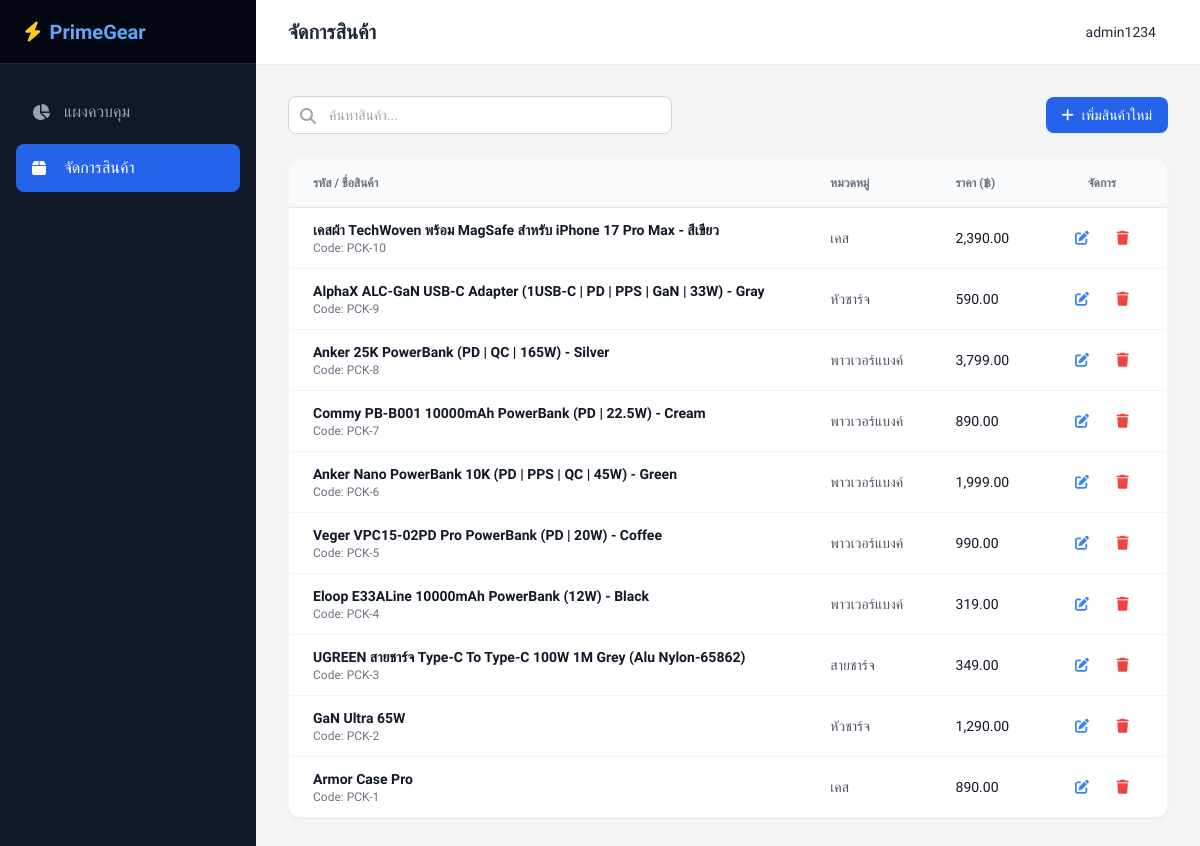
/admin/products.php (signed in), run on an earlier commit of the app's database.
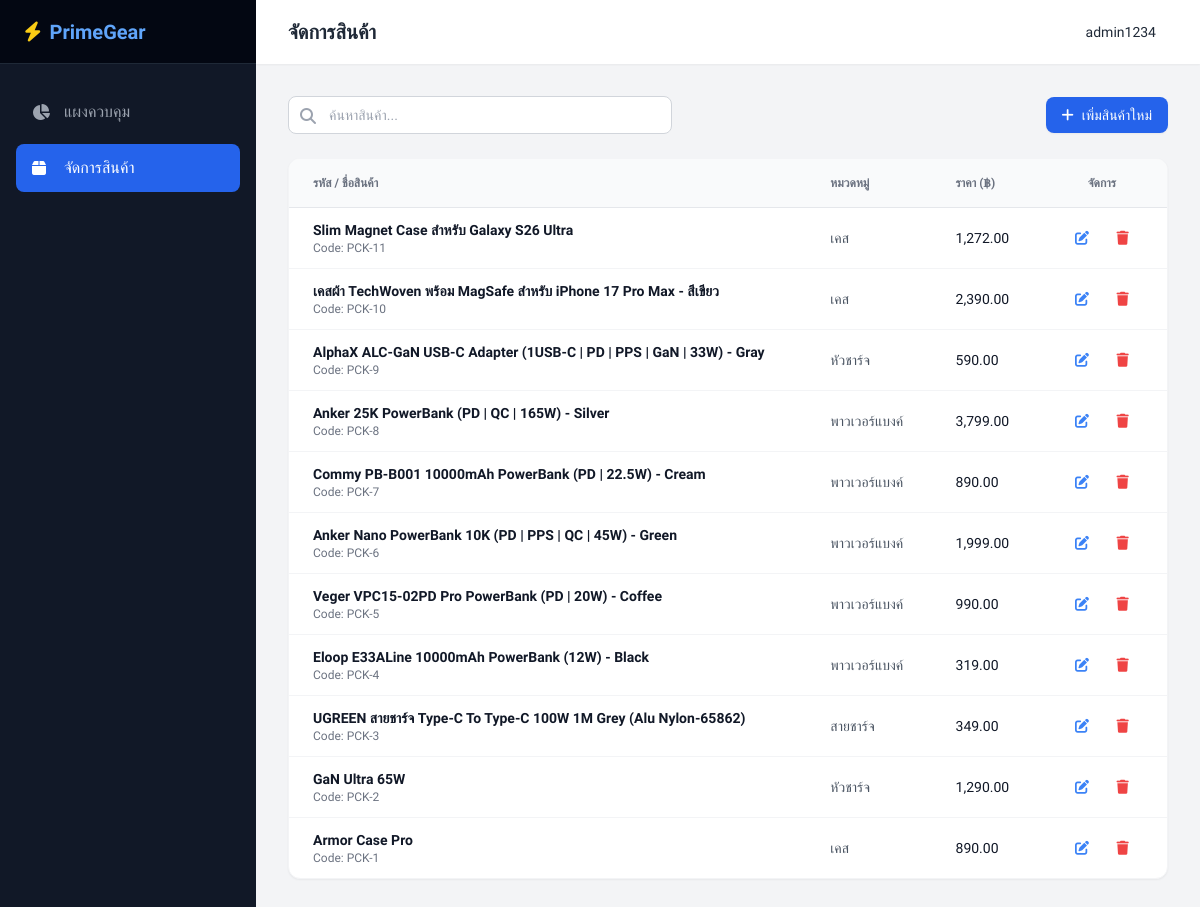
And on a later commit of the database.
### tables this page shows
CREATE TABLE `products` (
  `Product_ID` int NOT NULL,
  `product_code` varchar(255) NOT NULL,
  `Name` varchar(255) NOT NULL,
  `Image` varchar(255) NOT NULL,
  `Brand` varchar(40) NOT NULL,
  `Description` varchar(255) NOT NULL,
  `Catagory` varchar(30) NOT NULL,
  `Price` int NOT NULL
);

### admin/products.php (the view, shortened to what the changed rows need)
<?php
require '../process/client.php';
if (isset($_GET['search']) && !empty(trim($_GET['search']))) {
    $search_query = trim($_GET['search']);
    $stmt = $conn->prepare("SELECT * FROM products WHERE Name LIKE ? OR product_code LIKE ? ORDER BY Product_ID DESC");
    $search_param = "%" . $search_query . "%";
    $stmt->bind_param("ss", $search_param, $search_param);
    $stmt->execute();
    $result = $stmt->get_result();
    $stmt->close();
} else {
    $result = $conn->query("SELECT * FROM products ORDER BY Product_ID DESC");
}
?>
<!DOCTYPE html>
<html lang="th">
<head>
    <script src="https://cdn.tailwindcss.com"></script>
    <link rel="stylesheet" href="https://cdnjs.cloudflare.com/ajax/libs/font-awesome/6.4.0/css/all.min.css">
</head>
<body class="bg-gray-100 flex h-screen overflow-hidden text-gray-800">
    <div class="flex-1 flex flex-col h-screen overflow-hidden">
        <header class="h-16 bg-white shadow-sm flex items-center justify-between px-8 z-10">
            <h2 class="text-xl font-semibold text-gray-800">จัดการสินค้า</h2>
        </header>
        <main class="flex-1 overflow-y-auto p-8">
            <div class="bg-white rounded-xl shadow-sm border border-gray-100 overflow-hidden">
                <div class="overflow-x-auto">
                    <table class="w-full text-left text-sm text-gray-600">
                        <thead class="bg-gray-50 text-gray-500 uppercase text-xs border-b border-gray-200">
                            <tr>
                                <th class="px-6 py-4">รหัส / ชื่อสินค้า</th>
                                <th class="px-6 py-4">หมวดหมู่</th>
                                <th class="px-6 py-4">ราคา (฿)</th>
                                <th class="px-6 py-4 text-center">จัดการ</th>
                            </tr>
                        </thead>
                        <tbody class="divide-y divide-gray-100">
                            <?php if ($result->num_rows > 0): ?>
                                <?php while($row = $result->fetch_assoc()): ?>
                                <tr class="hover:bg-gray-50 transition-colors">
                                    <td class="px-6 py-3">
                                        <p class="font-bold text-gray-900"><?php echo htmlspecialchars($row['Name']); ?></p>
                                        <p class="text-xs text-gray-500">Code: <?php echo htmlspecialchars($row['product_code']); ?></p>
                                    </td>
                                    <td class="px-6 py-3"><?php echo htmlspecialchars($row['Catagory']); ?></td>
                                    <td class="px-6 py-3 font-medium text-gray-900"><?php echo number_format($row['Price'], 2); ?></td>
                                    <td class="px-6 py-3 text-center whitespace-nowrap">
                                        <button onclick="openEditModal(
                                            <?php echo $row['Product_ID']; ?>,
                                            '<?php echo htmlspecialchars($row['product_code'], ENT_QUOTES); ?>',
                                            '<?php echo htmlspecialchars($row['Name'], ENT_QUOTES); ?>',
                                            '<?php echo htmlspecialchars($row['Catagory'], ENT_QUOTES); ?>',
                                            <?php echo $row['Price']; ?>,
                                            '<?php echo htmlspecialchars($row['Description'], ENT_QUOTES); ?>',
                                            '<?php echo htmlspecialchars($row['Image'], ENT_QUOTES); ?>'
                                        )" class="text-blue-500 hover:text-blue-700 mx-1 p-2 rounded hover:bg-blue-50 transition" title="แก้ไข">
                                            <i class="fa-solid fa-pen-to-square"></i>
                                        </button>
                                        <button onclick="confirmDelete(<?php echo $row['Product_ID']; ?>, '<?php echo addslashes($row['Name']); ?>')" class="text-red-500 hover:text-red-700 mx-1 p-2 rounded hover:bg-red-50 transition" title="ลบ">
                                            <i class="fa-solid fa-trash"></i>
                                        </button>
                                    </td>
                                </tr>
                                <?php endwhile; ?>
                            <?php else: ?>
                                <tr>
                                    <td colspan="5" class="px-6 py-8 text-center text-gray-500">ยังไม่มีข้อมูลสินค้าในระบบ</td>
                                </tr>
                            <?php endif; ?>
                        </tbody>
                    </table>
                </div>
            </div>
        </main>
    </div>
</body>
</html>

What changed in the data, as far as the page shows it:
added products: Name "Slim Magnet Case สำหรับ Galaxy S26 Ultra", product_code "PCK-11", Catagory "เคส", Price "1,272.00"
